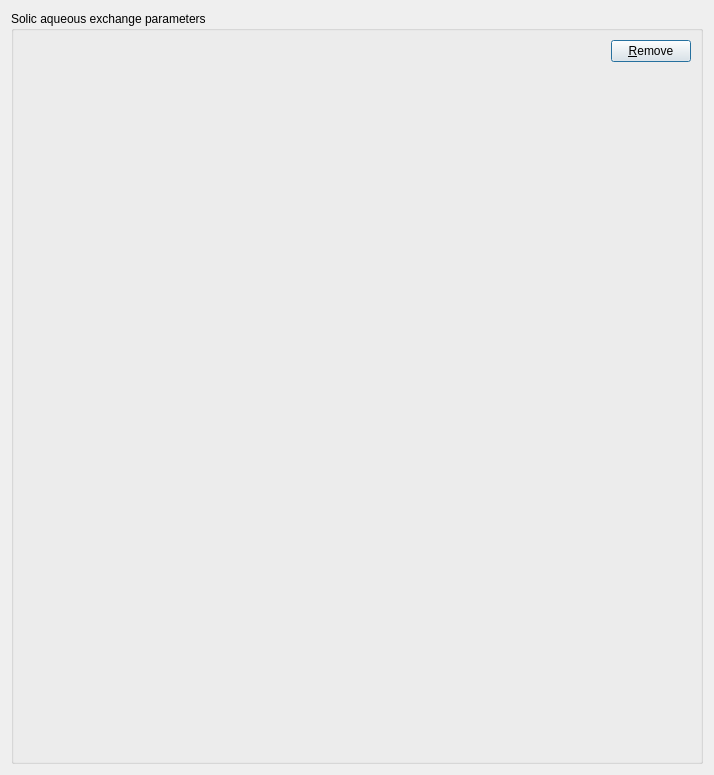
<?xml version="1.0" encoding="UTF-8"?>
<ui version="4.0">
 <class>ExchangeParametersWindow</class>
 <widget class="QDialog" name="ExchangeParametersWindow">
  <property name="windowModality">
   <enum>Qt::WindowModal</enum>
  </property>
  <property name="geometry">
   <rect>
    <x>0</x>
    <y>0</y>
    <width>714</width>
    <height>775</height>
   </rect>
  </property>
  <property name="windowTitle">
   <string>Dialog</string>
  </property>
  <layout class="QHBoxLayout" name="horizontalLayout_4">
   <item>
    <widget class="QGroupBox" name="groupBox">
     <property name="sizePolicy">
      <sizepolicy hsizetype="Expanding" vsizetype="Expanding">
       <horstretch>0</horstretch>
       <verstretch>0</verstretch>
      </sizepolicy>
     </property>
     <property name="autoFillBackground">
      <bool>false</bool>
     </property>
     <property name="title">
      <string>Solic aqueous exchange parameters</string>
     </property>
     <layout class="QVBoxLayout" name="verticalLayout_3">
      <item>
       <layout class="QVBoxLayout" name="verticalLayout">
        <item>
         <layout class="QHBoxLayout" name="horizontalLayout">
          <item>
           <spacer name="horizontalSpacer">
            <property name="orientation">
             <enum>Qt::Horizontal</enum>
            </property>
            <property name="sizeHint" stdset="0">
             <size>
              <width>32</width>
              <height>20</height>
             </size>
            </property>
           </spacer>
          </item>
          <item>
           <widget class="QPushButton" name="pushButton">
            <property name="text">
             <string>&amp;Remove</string>
            </property>
           </widget>
          </item>
         </layout>
        </item>
       </layout>
      </item>
      <item>
       <layout class="QVBoxLayout" name="verticalLayout_2">
        <item>
         <layout class="QHBoxLayout" name="horizontalLayout_3"/>
        </item>
        <item>
         <spacer name="verticalSpacer">
          <property name="orientation">
           <enum>Qt::Vertical</enum>
          </property>
          <property name="sizeHint" stdset="0">
           <size>
            <width>20</width>
            <height>40</height>
           </size>
          </property>
         </spacer>
        </item>
       </layout>
      </item>
     </layout>
    </widget>
   </item>
  </layout>
  <action name="action_Remove">
   <property name="text">
    <string>&amp;Remove</string>
   </property>
  </action>
 </widget>
 <resources/>
 <connections/>
</ui>
